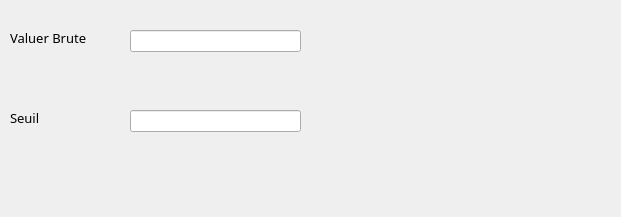
         <widget class="QWidget" name="page_30">
          <property name="geometry">
           <rect>
            <x>0</x>
            <y>0</y>
            <width>621</width>
            <height>217</height>
           </rect>
          </property>
          <attribute name="label">
           <string>Biodiversité</string>
          </attribute>
          <widget class="QLabel" name="label_121">
           <property name="geometry">
            <rect>
             <x>10</x>
             <y>30</y>
             <width>101</width>
             <height>16</height>
            </rect>
           </property>
           <property name="font">
            <font>
             <family>Uni Sans Book</family>
             <pointsize>10</pointsize>
             <weight>50</weight>
             <italic>false</italic>
             <bold>false</bold>
            </font>
           </property>
           <property name="styleSheet">
            <string notr="true">font: 10pt &quot;Uni Sans Book&quot;;</string>
           </property>
           <property name="text">
            <string>Valuer Brute</string>
           </property>
          </widget>
          <widget class="QLabel" name="label_122">
           <property name="geometry">
            <rect>
             <x>10</x>
             <y>110</y>
             <width>101</width>
             <height>16</height>
            </rect>
           </property>
           <property name="font">
            <font>
             <family>Uni Sans Book</family>
             <pointsize>10</pointsize>
             <weight>50</weight>
             <italic>false</italic>
             <bold>false</bold>
            </font>
           </property>
           <property name="styleSheet">
            <string notr="true">font: 10pt &quot;Uni Sans Book&quot;;</string>
           </property>
           <property name="text">
            <string>Seuil</string>
           </property>
          </widget>
          <widget class="QLineEdit" name="s3_env_bio_seuil">
           <property name="geometry">
            <rect>
             <x>130</x>
             <y>110</y>
             <width>171</width>
             <height>22</height>
            </rect>
           </property>
          </widget>
          <widget class="QLineEdit" name="s3_env_bio_vb">
           <property name="geometry">
            <rect>
             <x>130</x>
             <y>30</y>
             <width>171</width>
             <height>22</height>
            </rect>
           </property>
          </widget>
         </widget>
